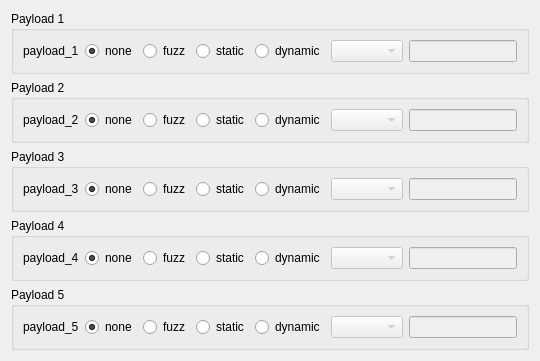
          <widget class="QWidget" name="tab_18">
           <attribute name="title">
            <string>Payload Config</string>
           </attribute>
           <layout class="QVBoxLayout" name="verticalLayout_57">
            <item>
             <widget class="QGroupBox" name="wfPay1GroupBox">
              <property name="title">
               <string>Payload 1</string>
              </property>
              <layout class="QVBoxLayout" name="verticalLayout_52">
               <item>
                <layout class="QHBoxLayout" name="horizontalLayout_27">
                 <item>
                  <widget class="QLabel" name="wfPay1Label">
                   <property name="text">
                    <string>payload_1</string>
                   </property>
                  </widget>
                 </item>
                 <item>
                  <widget class="QRadioButton" name="wfPay1NoneRadio">
                   <property name="text">
                    <string>none</string>
                   </property>
                   <property name="checked">
                    <bool>true</bool>
                   </property>
                  </widget>
                 </item>
                 <item>
                  <widget class="QRadioButton" name="wfPay1FuzzRadio">
                   <property name="text">
                    <string>fuzz</string>
                   </property>
                  </widget>
                 </item>
                 <item>
                  <widget class="QRadioButton" name="wfPay1StaticRadio">
                   <property name="text">
                    <string>static</string>
                   </property>
                  </widget>
                 </item>
                 <item>
                  <widget class="QRadioButton" name="wfPay1DynamicRadio">
                   <property name="text">
                    <string>dynamic</string>
                   </property>
                  </widget>
                 </item>
                 <item>
                  <widget class="QComboBox" name="wfPay1PayloadBox">
                   <property name="enabled">
                    <bool>false</bool>
                   </property>
                  </widget>
                 </item>
                 <item>
                  <widget class="QLineEdit" name="wfPay1StaticEdit">
                   <property name="enabled">
                    <bool>false</bool>
                   </property>
                  </widget>
                 </item>
                </layout>
               </item>
              </layout>
             </widget>
            </item>
            <item>
             <widget class="QGroupBox" name="wfPay2GroupBox">
              <property name="title">
               <string>Payload 2</string>
              </property>
              <layout class="QVBoxLayout" name="verticalLayout_53">
               <item>
                <layout class="QHBoxLayout" name="horizontalLayout_28">
                 <item>
                  <widget class="QLabel" name="wfPay2Label">
                   <property name="text">
                    <string>payload_2</string>
                   </property>
                  </widget>
                 </item>
                 <item>
                  <widget class="QRadioButton" name="wfPay2NoneRadio">
                   <property name="text">
                    <string>none</string>
                   </property>
                   <property name="checked">
                    <bool>true</bool>
                   </property>
                  </widget>
                 </item>
                 <item>
                  <widget class="QRadioButton" name="wfPay2FuzzRadio">
                   <property name="text">
                    <string>fuzz</string>
                   </property>
                  </widget>
                 </item>
                 <item>
                  <widget class="QRadioButton" name="wfPay2StaticRadio">
                   <property name="text">
                    <string>static</string>
                   </property>
                  </widget>
                 </item>
                 <item>
                  <widget class="QRadioButton" name="wfPay2DynamicRadio">
                   <property name="text">
                    <string>dynamic</string>
                   </property>
                  </widget>
                 </item>
                 <item>
                  <widget class="QComboBox" name="wfPay2PayloadBox">
                   <property name="enabled">
                    <bool>false</bool>
                   </property>
                  </widget>
                 </item>
                 <item>
                  <widget class="QLineEdit" name="wfPay2StaticEdit">
                   <property name="enabled">
                    <bool>false</bool>
                   </property>
                  </widget>
                 </item>
                </layout>
               </item>
              </layout>
             </widget>
            </item>
            <item>
             <widget class="QGroupBox" name="wfPay3GroupBox">
              <property name="title">
               <string>Payload 3</string>
              </property>
              <layout class="QVBoxLayout" name="verticalLayout_54">
               <item>
                <layout class="QHBoxLayout" name="horizontalLayout_29">
                 <item>
                  <widget class="QLabel" name="wfPay3Label">
                   <property name="text">
                    <string>payload_3</string>
                   </property>
                  </widget>
                 </item>
                 <item>
                  <widget class="QRadioButton" name="wfPay3NoneRadio">
                   <property name="text">
                    <string>none</string>
                   </property>
                   <property name="checked">
                    <bool>true</bool>
                   </property>
                  </widget>
                 </item>
                 <item>
                  <widget class="QRadioButton" name="wfPay3FuzzRadio">
                   <property name="text">
                    <string>fuzz</string>
                   </property>
                  </widget>
                 </item>
                 <item>
                  <widget class="QRadioButton" name="wfPay3StaticRadio">
                   <property name="text">
                    <string>static</string>
                   </property>
                  </widget>
                 </item>
                 <item>
                  <widget class="QRadioButton" name="wfPay3DynamicRadio">
                   <property name="text">
                    <string>dynamic</string>
                   </property>
                  </widget>
                 </item>
                 <item>
                  <widget class="QComboBox" name="wfPay3PayloadBox">
                   <property name="enabled">
                    <bool>false</bool>
                   </property>
                  </widget>
                 </item>
                 <item>
                  <widget class="QLineEdit" name="wfPay3StaticEdit">
                   <property name="enabled">
                    <bool>false</bool>
                   </property>
                  </widget>
                 </item>
                </layout>
               </item>
              </layout>
             </widget>
            </item>
            <item>
             <widget class="QGroupBox" name="wfPay3GroupBox_2">
              <property name="title">
               <string>Payload 4</string>
              </property>
              <layout class="QVBoxLayout" name="verticalLayout_55">
               <item>
                <layout class="QHBoxLayout" name="horizontalLayout_30">
                 <item>
                  <widget class="QLabel" name="wfPay4Label">
                   <property name="text">
                    <string>payload_4</string>
                   </property>
                  </widget>
                 </item>
                 <item>
                  <widget class="QRadioButton" name="wfPay4NoneRadio">
                   <property name="text">
                    <string>none</string>
                   </property>
                   <property name="checked">
                    <bool>true</bool>
                   </property>
                  </widget>
                 </item>
                 <item>
                  <widget class="QRadioButton" name="wfPay4FuzzRadio">
                   <property name="text">
                    <string>fuzz</string>
                   </property>
                  </widget>
                 </item>
                 <item>
                  <widget class="QRadioButton" name="wfPay4StaticRadio">
                   <property name="text">
                    <string>static</string>
                   </property>
                  </widget>
                 </item>
                 <item>
                  <widget class="QRadioButton" name="wfPay4DynamicRadio">
                   <property name="text">
                    <string>dynamic</string>
                   </property>
                  </widget>
                 </item>
                 <item>
                  <widget class="QComboBox" name="wfPay4PayloadBox">
                   <property name="enabled">
                    <bool>false</bool>
                   </property>
                  </widget>
                 </item>
                 <item>
                  <widget class="QLineEdit" name="wfPay4StaticEdit">
                   <property name="enabled">
                    <bool>false</bool>
                   </property>
                  </widget>
                 </item>
                </layout>
               </item>
              </layout>
             </widget>
            </item>
            <item>
             <widget class="QGroupBox" name="wfPay4GroupBox">
              <property name="title">
               <string>Payload 5</string>
              </property>
              <layout class="QVBoxLayout" name="verticalLayout_56">
               <item>
                <layout class="QHBoxLayout" name="horizontalLayout_31">
                 <item>
                  <widget class="QLabel" name="wfPay5Label">
                   <property name="text">
                    <string>payload_5</string>
                   </property>
                  </widget>
                 </item>
                 <item>
                  <widget class="QRadioButton" name="wfPay5NoneRadio">
                   <property name="text">
                    <string>none</string>
                   </property>
                   <property name="checked">
                    <bool>true</bool>
                   </property>
                  </widget>
                 </item>
                 <item>
                  <widget class="QRadioButton" name="wfPay5FuzzRadio">
                   <property name="text">
                    <string>fuzz</string>
                   </property>
                  </widget>
                 </item>
                 <item>
                  <widget class="QRadioButton" name="wfPay5StaticRadio">
                   <property name="text">
                    <string>static</string>
                   </property>
                  </widget>
                 </item>
                 <item>
                  <widget class="QRadioButton" name="wfPay5DynamicRadio">
                   <property name="text">
                    <string>dynamic</string>
                   </property>
                  </widget>
                 </item>
                 <item>
                  <widget class="QComboBox" name="wfPay5PayloadBox">
                   <property name="enabled">
                    <bool>false</bool>
                   </property>
                  </widget>
                 </item>
                 <item>
                  <widget class="QLineEdit" name="wfPay5StaticEdit">
                   <property name="enabled">
                    <bool>false</bool>
                   </property>
                  </widget>
                 </item>
                </layout>
               </item>
              </layout>
             </widget>
            </item>
           </layout>
          </widget>
